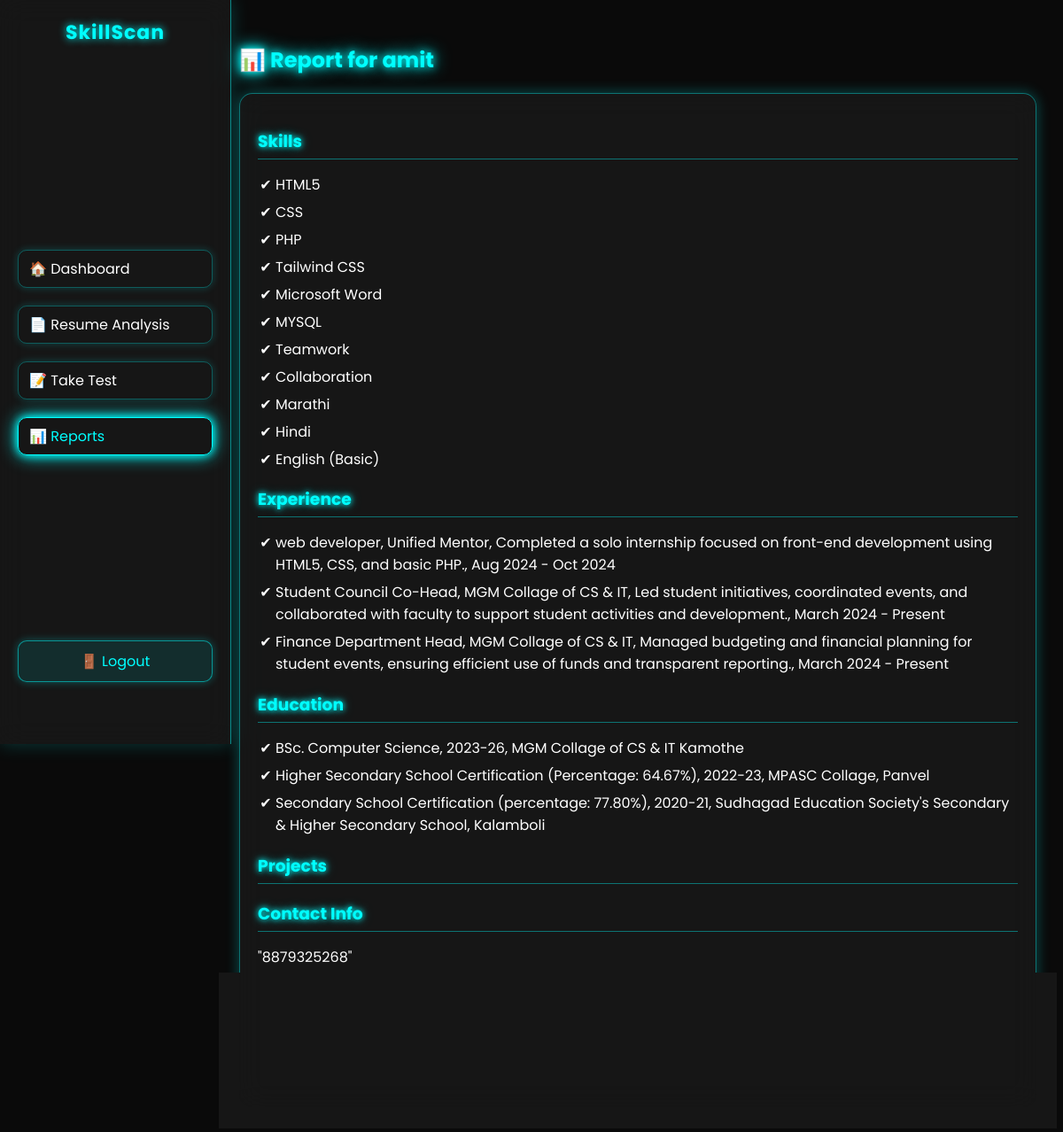
/report.php (signed in), run on the app's committed database.
### tables this page shows
CREATE TABLE `extracted_information` (
  `Id` int(11) NOT NULL,
  `name` text NOT NULL,
  `skills` text NOT NULL,
  `project` text NOT NULL,
  `education` text NOT NULL,
  `experience` text NOT NULL,
  `ats` int(3) NOT NULL,
  `contactinfo` varchar(200) NOT NULL,
  `username` text NOT NULL
);

### report.php (the view, shortened to what this page needs)
<?php
require('connection.php');
$username = $_SESSION['username'];
$query = "SELECT * FROM `extracted_information` WHERE `username` = '$username'";
$result = mysqli_query($conn, $query);
$skills = $experience = $education = $projects = $ats = $contactinfo = '';
if ($result && mysqli_num_rows($result) > 0) {
    $data = mysqli_fetch_assoc($result);
    $skills = $data['skills'];
    $experience = $data['experience'];
    $education = $data['education'];
    $projects = $data['projects'];
    $ats = $data['ats'];
    $contactinfo = $data['contactinfo'];
}
function printJsonAsList($json)
{
    $arr = json_decode($json, true);
    if (is_array($arr)) {
        $output = '<ul>';
        foreach ($arr as $key => $val) {
            if (is_array($val)) {
                $output .= '<li>' . implode(", ", $val) . '</li>';
            } else {
                if (is_numeric($key)) {
                    $output .= "<li>$val</li>";
                } else {
                    $output .= "<li><strong>$key:</strong> $val</li>";
                }
            }
        }
        $output .= '</ul>';
        return $output;
    }
    return '<p>' . nl2br(htmlspecialchars($json)) . '</p>';
}
?>
<!DOCTYPE html>
<html lang="en">
<head>
    <link rel="stylesheet" href="css/report.css">
</head>
<body>
    <aside class="sidebar">
        <div class="logo">
            <a href="index.php">SkillScan</a>
        </div>
        <ul class="menu">
            <li><a href="dashboard.php">🏠 Dashboard</a></li>
            <li><a href="resumeanalysis.php">📄 Resume Analysis</a></li>
            <li><a href="test.php">📝 Take Test</a></li>
            <li><a href="#" class="active">📊 Reports</a></li>
        </ul>
        <div class="logout">
            <a href="logout.php">🚪 Logout</a>
        </div>
    </aside>
    <main class="main-content">
        <header class="topbar">
            <h2>📊 Report for <?php echo htmlspecialchars($_SESSION['username']); ?></h2>
        </header>
        <div class="report-container">
            <div class="report-section">
                <h3>Skills</h3>
                <p>
                    <?php
                    $skillsArr = json_decode($skills, true);
                    if (is_array($skillsArr)) {
                        echo '<ul>';
                        foreach ($skillsArr as $skill) {
                            echo '<li>' . htmlspecialchars($skill) . '</li>';
                        }
                        echo '</ul>';
                    } else {
                        echo htmlspecialchars($skills);
                    }
                    ?>
                </p>
            </div>
            <div class="report-section">
                <h3>Experience</h3>
                <?php echo printJsonAsList($experience); ?>
            </div>
            <div class="report-section">
                <h3>Education</h3>
                <?php echo printJsonAsList($education); ?>
            </div>
            <div class="report-section">
                <h3>Projects</h3>
                <?php echo printJsonAsList($projects); ?>
            </div>
            <div class="report-section">
                <h3>Contact Info</h3>
                <?php echo printJsonAsList($contactinfo); ?>
            </div>
            <div class="report-section">
                <h3>ATS Score</h3>
                <p class="ats-score"><?php echo htmlspecialchars($ats); ?>%</p>
            </div>
        </div>
    </main>
</body>
</html>

### css/report.css (style rules this page uses)
body { font-family: 'Poppins', sans-serif; margin: 0; padding: 0; background: #0a0a0a; color: #fff; }
.sidebar { position: fixed; top: 0; left: 0; width: 220px; height: 100vh; background: rgba(255, 255, 255, 0.05); backdrop-filter: blur(15px); -webkit-backdrop-filter: blur(15px); padding: 20px; display: flex; flex-direction: column; justify-content: space-between; border-right: 1px solid rgba(0, 255, 255, 0.5); box-shadow: 0 0 20px rgba(0, 255, 255, 0.2); }
.sidebar .logo { font-size: 22px; font-weight: bold; margin-bottom: 40px; text-align: center; color: #0ff; text-shadow: 0 0 10px #0ff; }
.sidebar .logo a { color: inherit; text-decoration: none; letter-spacing: 1px; }
.sidebar ul.menu { list-style: none; padding: 0; margin: 0; }
.sidebar ul.menu li { margin-bottom: 20px; }
.sidebar ul.menu li a { color: #fff; text-decoration: none; display: block; padding: 8px 12px; border-radius: 10px; transition: 0.3s; border: 1px solid rgba(0, 255, 255, 0.3); box-shadow: 0 0 10px rgba(0, 255, 255, 0.2); }
.sidebar ul.menu li a:hover, .sidebar ul.menu li a.active { color: #0ff; border: 1px solid #0ff; box-shadow: 0 0 10px #0ff, 0 0 20px #0ff; }
.sidebar .logout a { margin-bottom: 50px; text-decoration: none; display: block; text-align: center; padding: 10px; border-radius: 10px; background: rgba(0, 255, 255, 0.1); color: #0ff; border: 1px solid rgba(0, 255, 255, 0.5); box-shadow: 0 0 10px rgba(0, 255, 255, 0.3); transition: 0.3s; }
.main-content { margin-left: 240px; padding: 30px; }
.topbar h2 { color: #0ff; text-shadow: 0 0 10px #0ff, 0 0 20px #0ff; }
.report-container { padding: 20px; margin-top: 20px; background: rgba(255, 255, 255, 0.05); backdrop-filter: blur(15px); -webkit-backdrop-filter: blur(15px); border-radius: 15px; border: 1px solid rgba(0, 255, 255, 0.4); box-shadow: 0 0 15px rgba(0, 255, 255, 0.3); }
.report-section h3 { color: #0ff; text-shadow: 0 0 6px #0ff, 0 0 12px rgba(0, 255, 255, 0.5); border-bottom: 1px solid rgba(0, 255, 255, 0.4); padding-bottom: 5px; margin-bottom: 10px; }
.report-section ul { padding-left: 20px; list-style-type: "✔ "; color: #fff; }
.report-section ul li { margin-bottom: 6px; }
.ats-score { font-size: 24px; font-weight: bold; color: rgb(255, 255, 255); }

### data on the page
extracted_information: skills "HTML5", skills "CSS", skills "PHP", skills "Tailwind CSS", skills "Microsoft Word", skills "MYSQL", skills "Teamwork", skills "Collaboration", skills "Marathi", skills "Hindi", skills "English (Basic)", contactinfo "\"8879325268\""

### other printed values
$_SESSION['username'] "amit"
implode(", ", $val) "web developer, Unified Mentor, Completed a solo internship focused on front-end development using HTML5, CSS, and basic PHP., Aug 2024 - Oct 2024"
implode(", ", $val) "Student Council Co-Head, MGM Collage of CS & IT, Led student initiatives, coordinated events, and collaborated with faculty to support student activities and development., March 2024 - Present"
implode(", ", $val) "Finance Department Head, MGM Collage of CS & IT, Managed budgeting and financial planning for student events, ensuring efficient use of funds and transparent reporting., March 2024 - Present"
implode(", ", $val) "BSc. Computer Science, 2023-26, MGM Collage of CS & IT Kamothe"
implode(", ", $val) "Higher Secondary School Certification (Percentage: 64.67%), 2022-23, MPASC Collage, Panvel"
implode(", ", $val) "Secondary School Certification (percentage: 77.80%), 2020-21, Sudhagad Education Society's Secondary & Higher Secondary School, Kalamboli"
